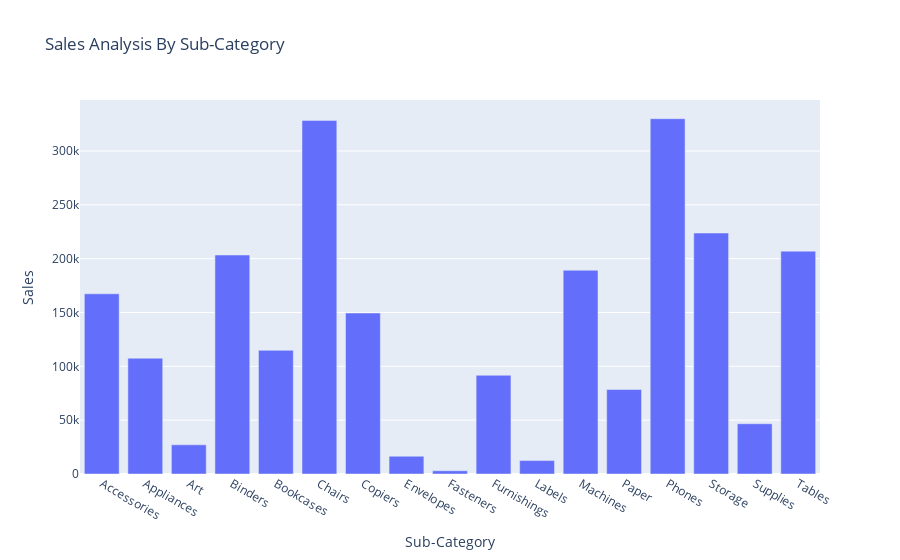

The notebook cell this image was saved under:
### Markdown cell above
# 3.Sales Analysis By Sub-Category

### Code cell
sales_by_sub_cat=df.groupby('Sub-Category')['Sales'].sum().reset_index()
fig=px.bar(sales_by_sub_cat,
          x='Sub-Category',
          y='Sales',
          title='Sales Analysis By Sub-Category')
fig.show()

### Figure 1 — Plotly figure (JSON) as saved in the notebook; plotly's stock layout.template omitted (floating-point values rounded to 4 significant figures)
{"data": [{"alignmentgroup": "True", "hovertemplate": "Sub-Category=%{x}<br>Sales=%{y}<extra></extra>", "legendgroup": "", "marker": {"color": "#636efa", "pattern": {"shape": ""}}, "name": "", "offsetgroup": "", "orientation": "v", "showlegend": false, "textposition": "auto", "type": "bar", "x": ["Accessories", "Appliances", "Art", "Binders", "Bookcases", "Chairs", "Copiers", "Envelopes", "Fasteners", "Furnishings", "Labels", "Machines", "Paper", "Phones", "Storage", "Supplies", "Tables"], "xaxis": "x", "y": [167400.0, 107500.0, 27120.0, 203400.0, 114900.0, 328400.0, 149500.0, 16480.0, 3024.0, 91710.0, 12490.0, 189200.0, 78480.0, 330000.0, 223800.0, 46670.0, 207000.0], "yaxis": "y"}], "layout": {"autosize": true, "barmode": "relative", "legend": {"tracegroupgap": 0}, "title": {"text": "Sales Analysis By Sub-Category"}, "xaxis": {"anchor": "y", "autorange": true, "domain": [0, 1], "range": [-0.5, 16.5], "title": {"text": "Sub-Category"}, "type": "category"}, "yaxis": {"anchor": "x", "autorange": true, "domain": [0, 1], "range": [0, 347400.0], "title": {"text": "Sales"}, "type": "linear"}}}
